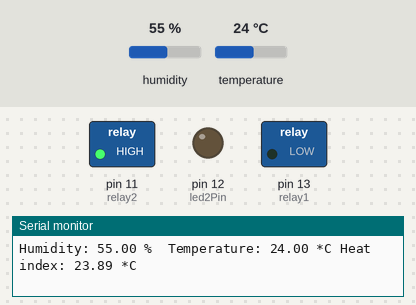
Recording of a sketch running on a simulated Arduino Uno, built with avr-gcc and run on an emulated ATmega328P. Parts: switched loads named in the sketch (green lamp = pin HIGH), output pins drawn as LEDs (lit = HIGH), the last lines printed to the serial monitor. The test bench sets the inputs (shaded band); at power-on: temperature 24 °C, humidity 55 %.

Above: at 4.8 s.
4.9 s: temperature set to 28 °C
8.0 s: temperature set to 31 °C
At 9.2 s:
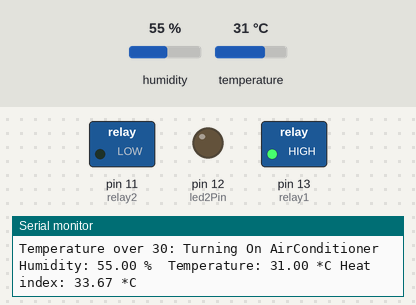
11.1 s: temperature set to 12 °C
At 12.7 s:
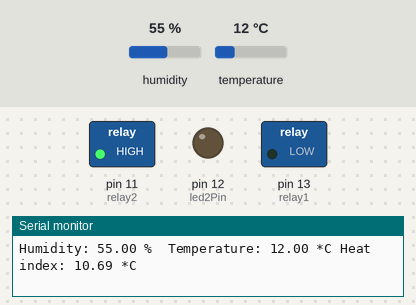
20.7 s: temperature set to 33 °C
At 24.1 s:
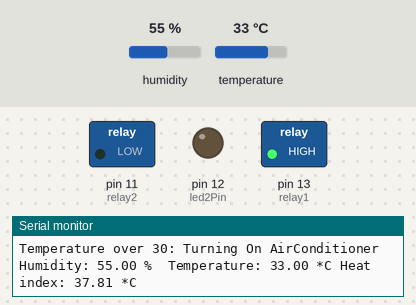
Timing chart, 0 to 25.2 s (numbered marks = the images above; inputs shaded):
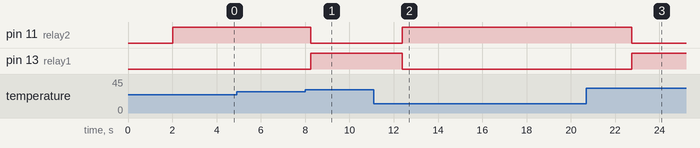

Measured:
- the behaviour switches between 29 and 30 °C on temperature (found by bisection; images 0 and 1)
- after the input at 8.0 s, pin 11 (relay2): HIGH → LOW after 0.24 s; pin 13 (relay1): LOW → HIGH after 0.24 s
- after the input at 11.1 s, pin 11 (relay2): LOW → HIGH after 1.3 s; pin 13 (relay1): HIGH → LOW after 1.3 s
- after the input at 20.7 s, pin 11 (relay2): HIGH → LOW after 2.1 s; pin 13 (relay1): LOW → HIGH after 2.1 s

The sketch:

sketch_may16a.ino
```cpp
#include "DHT.h"
#define DHTPIN 2     // what digital pin we're connected to
#define DHTTYPE DHT11   // DHT 11

String inputString = "";         // a string to hold incoming data
boolean stringComplete = false;  // whether the string is complete
String commandString = "";

int relay1 = 13;
int led2Pin = 12;
int relay2 = 11;

DHT dht(DHTPIN, DHTTYPE);

void setup() {
  pinMode(relay1, OUTPUT);
  pinMode(relay2, OUTPUT);
  pinMode(led2Pin, OUTPUT);
  Serial.begin(9600);
  dht.begin();
}

void loop() {

  delay(2000);

  float humidity = dht.readHumidity();

  float temperature = dht.readTemperature();

  // Check if any reads failed and exit early (to try again).
  if (isnan(humidity) || isnan(temperature)){
    Serial.println("Failed to read from DHT sensor!");
    TurnFirstLedOnly(led2Pin , relay1, relay2);
    return;
  }

  if(temperature >= 30){
     Serial.println("Temperature over 30: Turning On AirConditioner");
     TurnFirstLedOnly(relay1 , led2Pin, relay2);
  }

  if(temperature < 30){
     Serial.println("Temperature less than 30: Turning On ElectricFan");
     TurnFirstLedOnly(relay2 , led2Pin, relay1);
  }

  // Compute heat index in Celsius (isFahreheit = false)
  float heat_index = dht.computeHeatIndex(temperature, humidity, false);

  Serial.print("Humidity: ");
  Serial.print(humidity);
  Serial.print(" %\t");
  Serial.print("Temperature: ");
  Serial.print(temperature);
  Serial.print(" *C ");
  Serial.print("Heat index: ");
  Serial.print(heat_index);
  Serial.print(" *C ");
  Serial.println();

}

void TurnFirstLedOnly(int first , int off1, int off2)
{
  digitalWrite(first, HIGH);
  digitalWrite(off1, LOW);
  digitalWrite(off2, LOW);
}
```
